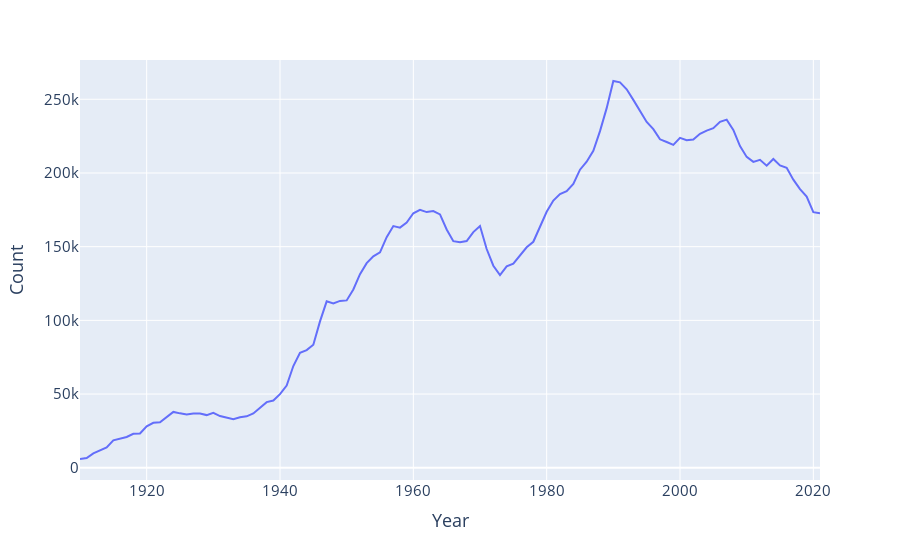

This figure's notebook cell:
### Code cell
fig = px.line(puzzle2, y = "Count")
fig.update_layout(font_size = 15)
